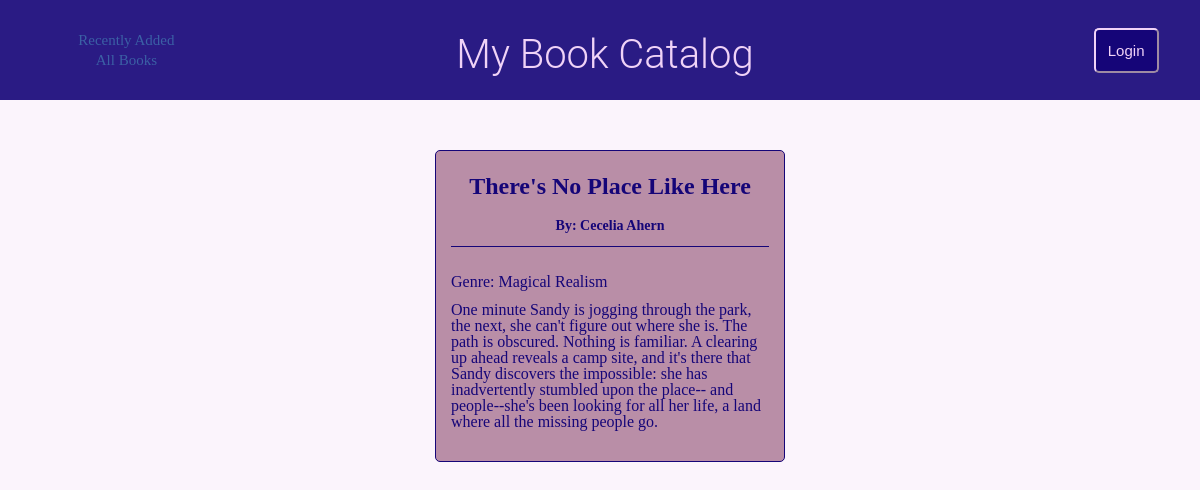
/book/2/theres-no-place-like-here, run on the app's committed database.
### database_setup.py (models this page shows, shortened)
class Book(Base):
    __tablename__ = 'book'
    id = Column(Integer, primary_key=True)
    title = Column(String(250), nullable=False)
    urlSafeTitle = Column(String(250))
    author = Column(String(250))
    description = Column(String(500))
    genre = Column(String(250))
    user_id = Column(Integer, ForeignKey('user.id'))
    user = relationship(User)

### application.py (the view)
@app.route('/book/<int:book_id>/<book_title>')
def showBookInfo(book_title, book_id):
    book = session.query(Book).filter(Book.id == book_id).one()
    return render_template('bookInfo.html', book=book)

### templates/bookInfo.html (shortened to what this page needs)
{% extends "main.html" %}
{% block content %}
{% include "header.html" %}
<div class="main-and-sidebar-wrapper">
	<section class="main book-info-main">
		<div class="book-information">
			<div class="page-headers book-info-headers">
				<h2 class="book-title">{{book.title}}</h2>
				<h4 class="book-author">By: {{book.author}}</h4>
			</div>
			<div class="book-info">
				<div class="book-genre">
					Genre: {{book.genre.replace( '-', ' ' ).title()}}
				</div>
				<p class="book-description">{{book.description}}</p>
			</div>
		</div>
	</section>
</div>
{% endblock %}

### static/styles.css (style rules this page uses)
html { box-sizing: border-box; }
*, *::before, *::after { box-sizing: inherit; }
body, html { height: 100%; width: 100%; margin: 0; padding: 0; }
body { font-family: Arial Rounded MT Bold; margin-left: auto; margin-right: auto; background-color: #fbf4fc; }
.main-and-sidebar-wrapper { display: flex; flex-direction: row; height: 88vh; }
.main { flex: 3; padding-left: 20px; }
.page-headers { display: flex; flex-direction: row; }
.book-information { width: 350px; padding: 15px; color: #150578; background: #B98EA7; display: flex; flex-direction: column; border: 1px solid #150578; border-radius: 5px; line-height: 40px; margin-left: auto; margin-right: auto; margin-top: 50px; text-align: center; }
.book-info-headers { display: flex; flex-direction: column; border-bottom: 1px solid #150578; }
.book-title { margin: 0; }
.book-author { margin: 0; font-size: 14px; }
.book-genre { margin-top: 15px; text-align: left; }
.book-description { margin-top: 0; text-align: left; line-height: 16px; }

### data on the page
Book: title "There's No Place Like Here", author "Cecelia Ahern", genre.replace "Magical Realism", description "One minute Sandy is jogging through the park, the next, she can't figure out where she is. The path is obscured. Nothing is familiar. A clearing up ahead reveals a camp site, and it's there that Sandy discovers the impossible: she has inadvertently stumbled upon the place-- and people--she's been looking for all her life, a land where all the missing people go."
